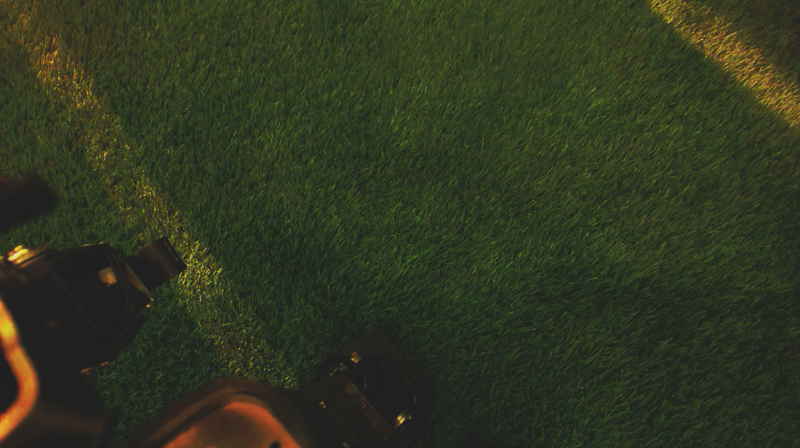
//> input picture 11-rgb.png, 800 x 448 px
$ ./terrain_mask 11-rgb.png convex-hull.png 3   (built with g++ and OpenCV 4)
//> lines starting //> are read from the running program, lines starting //| are printed output that depends on the picture; after the words box and inside, x2 and y2 are one past the last pixel; in counts of white or black regions, pixels touching at a corner belong together
#include <iostream>
#include <cstdlib>
#include <opencv2/opencv.hpp>
#include <opencv2/core/core.hpp>
#include <opencv2/features2d/features2d.hpp>
#include <opencv2/nonfree/features2d.hpp>
#include <opencv2/highgui/highgui.hpp>
#include <opencv2/nonfree/nonfree.hpp>
#include <math.h>
#include <stdio.h>

#define PROCESSED 1
#define NOT_PROCESSED 0

using namespace cv;
using namespace std;

/*
  \brief Filter the undesirable objects from the mask
  \parameter in/out mask the mask
  \parameter in oversize the size for a structuring element used to dilate the mask (optional). That enables to detect a bit more than the field (to improve recall but lower the precision)
 */
void filter(Mat & mask, int oversize = 0){
  int dilation_type = MORPH_RECT;
  int dilation_size = 25;
  Mat element = getStructuringElement(dilation_type, Size(2*dilation_size + 1, 2*dilation_size+1), Point(dilation_size, dilation_size ) );
  morphologyEx(mask, mask, MORPH_OPEN, element);
  if (oversize){
    dilation_size = oversize;
    element = getStructuringElement(dilation_type, Size( 2*dilation_size + 1, 2*dilation_size+1), Point( dilation_size, dilation_size ) );
    dilate(mask, mask, element);
  }
}

/**
   \brief compute a convex hull from the mask. That enables to include some not green objects on the field such as the ball, the players or the lines
   \parameter in/out mask the mask to compute the convex hull
 */
void convex_hull(Mat & mask){
  Mat threshold_output = mask.clone();
  vector< vector<Point> > contours; // list of contour points
  vector<Vec4i> hierarchy;
  // find contours
  findContours(threshold_output, contours, hierarchy, RETR_TREE, CHAIN_APPROX_TC89_L1, Point(0, 0));
  // create hull array for convex hull points
  vector< vector<Point> > hull(contours.size());
  for(int i = 0; (unsigned)i < contours.size(); i++){
    convexHull(Mat(contours[i]), hull[i]);
  }
  vector < vector<Point> > hull_add(1);
  for (int i = 0; (unsigned)i < hull.size(); i++){
      for (int j = 0; (unsigned)j < hull[i].size(); j++){
	  hull_add[0].push_back(hull[i][j]);
      }
  }
  Mat drawing = Mat::zeros(threshold_output.size(), CV_8UC3);
  vector < vector <Point> > myconvex(1);
  convexHull(Mat(hull_add[0]), myconvex[0]);
  Scalar color = Scalar(255, 255, 255); // red - color for convex hull
  drawContours(drawing, myconvex, -1, color, CV_FILLED, 8, vector<Vec4i>(), 0, Point());
  cvtColor(drawing, drawing, COLOR_BGR2GRAY);
  mask = drawing;
}

/**
   \brief process an image to obtain a mask of the field
   \parameter ims the input image
   \parameter imd the destination path for the mask
   \parameter oversize optionnal to increase the size of the mask
   \return PROCESSED if ok, NOT_PROCESSED if not
 */
int process_ims (const char * ims, const char * imd, int oversize = 0){
//> called with ims = "11-rgb.png", imd = "convex-hull.png", oversize = 3
  Mat image=imread(ims);
//> image is the input picture: 448 rows x 800 cols, CV_8UC3; mean B, G, R 32.7, 54.5, 48.1
  if (!image.data){
    return NOT_PROCESSED;
  }
  if (image.type() != CV_8UC3)
    image.convertTo(image, CV_8UC3);
  Mat originale = image.clone();
  Mat image_blur;
  Mat hsv;
  cvtColor(image, hsv, COLOR_BGR2HSV);
//> hsv: 448 rows x 800 cols, CV_8UC3; mean H, S, V 41.3, 96, 56.4
  int sensibility = 40;
  Scalar lower_green = Scalar(60-sensibility,0,0);
  Scalar  upper_green = Scalar(60+sensibility, 255, 255);
  Mat mask;
  inRange(hsv, lower_green, upper_green, mask);
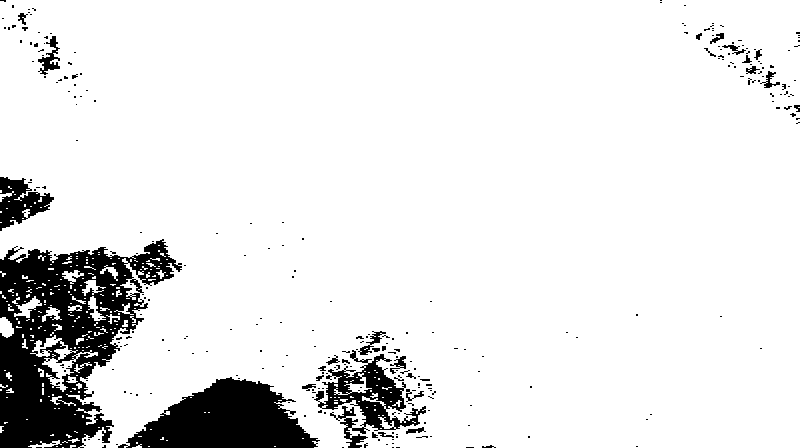
//> mask: 448 rows x 800 cols, CV_8UC1; 90.1% white; 280 black regions (251 under 20 px), largest, box (x1, y1, x2, y2) and area: (0, 239, 182, 448) 19102, (118, 377, 320, 448) 8530, (314, 350, 426, 448) 3579
  filter(mask, oversize);
//> in filter, `dilate(mask, mask, element);`:
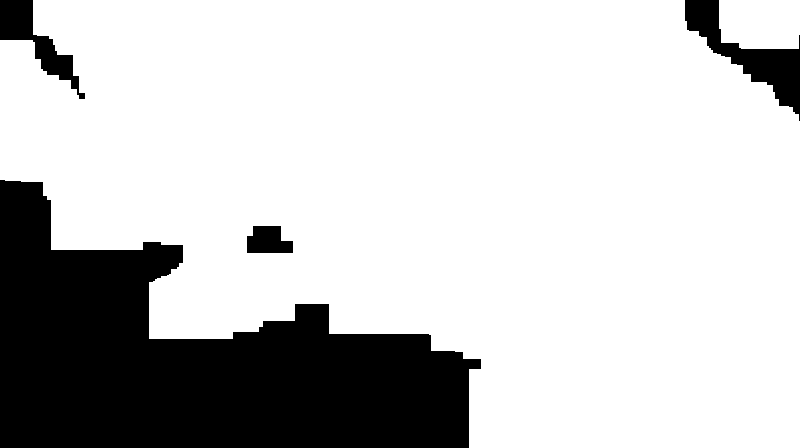
//> mask: 448 rows x 800 cols, CV_8UC1; 78% white; 4 black regions
  convex_hull(mask);
//> in convex_hull, `findContours(threshold_output, contours, hierarchy, RETR_TREE, CHAIN_A..`: contours = 3 contours; box (x1, y1, x2, y2) and area: (0, 0, 800, 448) 275638, (719, 0, 800, 49) 3670, (246, 225, 294, 254) 1014
//> in convex_hull, `vector< vector<Point> > hull(contours.size());`: hull = 3 empty contours
//> the loop in convex_hull, `for(int i = 0; (unsigned)i < contours.size(); i++)` made 3 passes
//> the loop in convex_hull, `for (int i = 0; (unsigned)i < hull.size(); i++)` made 3 passes
//> after the loop in convex_hull, `for (int i = 0; (unsigned)i < hull.size(); i++)`: hull_add = 1 contour; box (x1, y1, x2, y2) and area: (0, 0, 800, 448) 222309
//> in convex_hull, `convexHull(Mat(hull_add[0]), myconvex[0]);`: myconvex = 1 contour; box (x1, y1, x2, y2) and area: (0, 0, 800, 448) 312127
//> in convex_hull, `drawContours(drawing, myconvex, -1, color, CV_FILLED, 8, vector<Vec4i>..`:
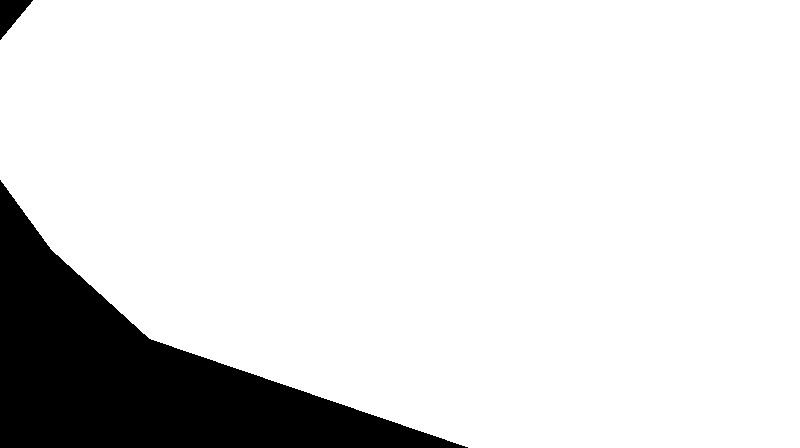
//> drawing: 448 rows x 800 cols, CV_8UC3; 87.4% white; 2 black regions, box (x1, y1, x2, y2) and area: (0, 180, 468, 448) 44491, (0, 0, 33, 40) 676
  imwrite(imd, mask);
  return PROCESSED;
}

void usage (const char *s){
  std::cerr<<"Usage: "<<s<<" <image path> <mask dest> <mask oversize> \n"<<std::endl;
  exit(EXIT_FAILURE);
}

#define param 3
int main (int argc, char * argv[]){
  if (argc != (param+1)){
    usage(argv[0]);
  }
  if (process_ims(argv[1], argv[2], atoi(argv[3])))
    return EXIT_SUCCESS;
//> (the program exits here)
